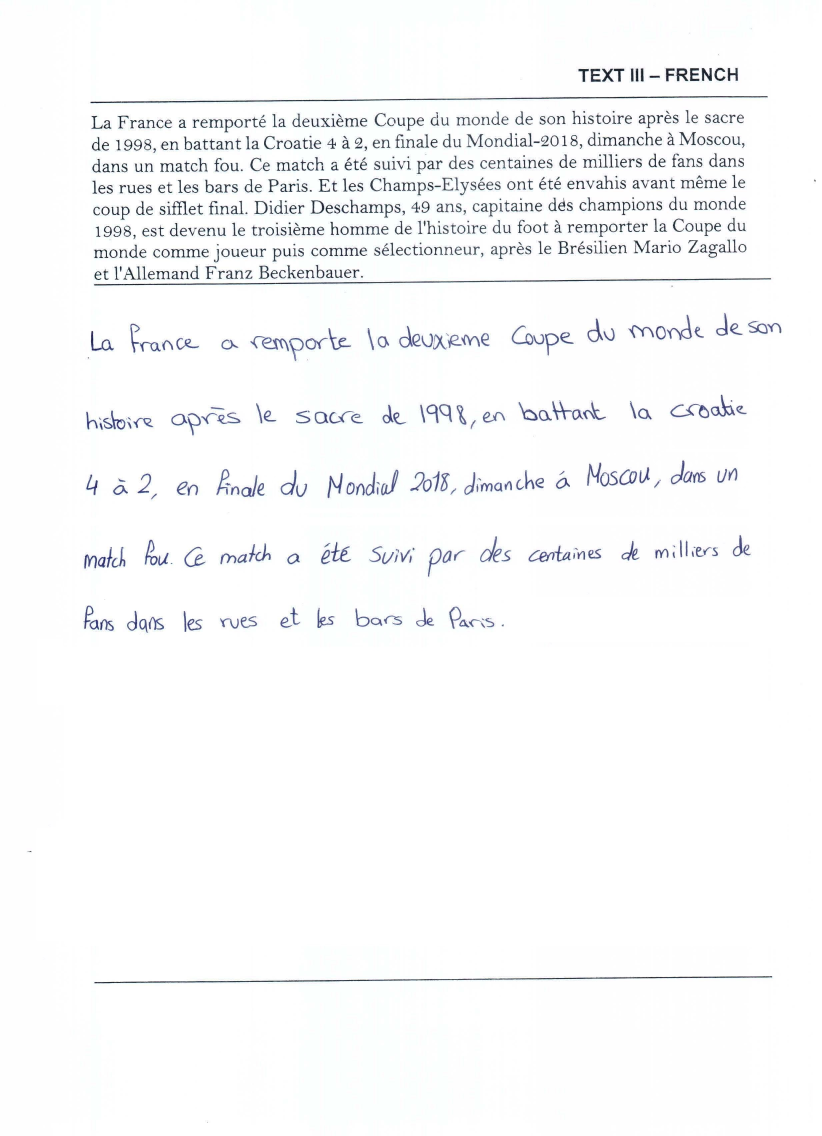
#> input picture experiments/test.jpeg, 2464 x 3408 px (shown at 1/3 size)
$ python written_part_extraction.py --img_path test.jpeg
#> lines starting #> are read from the running program, lines starting #| are printed output that depends on the picture
#> further down, img is the input picture: shape (3408, 2464, 3); mean B, G, R 249.7, 249.1, 248.4
import cv2 as cv
import numpy as np
from skimage.transform import probabilistic_hough_line
import time
from matplotlib import pyplot as plt
import argparse

def written_extraction(img):
    """
    written_extraction
    ...

    extract the hand written part of the image
    ...

    Attributes
    ----------
    img : numpy array
        the rgb image to work with
    """
    #first convert the img to grayscale
    gray = cv.cvtColor(img,cv.COLOR_BGR2GRAY)
    #get the edges of the img using canny edge detection
    edges = cv.Canny(gray,50,200)
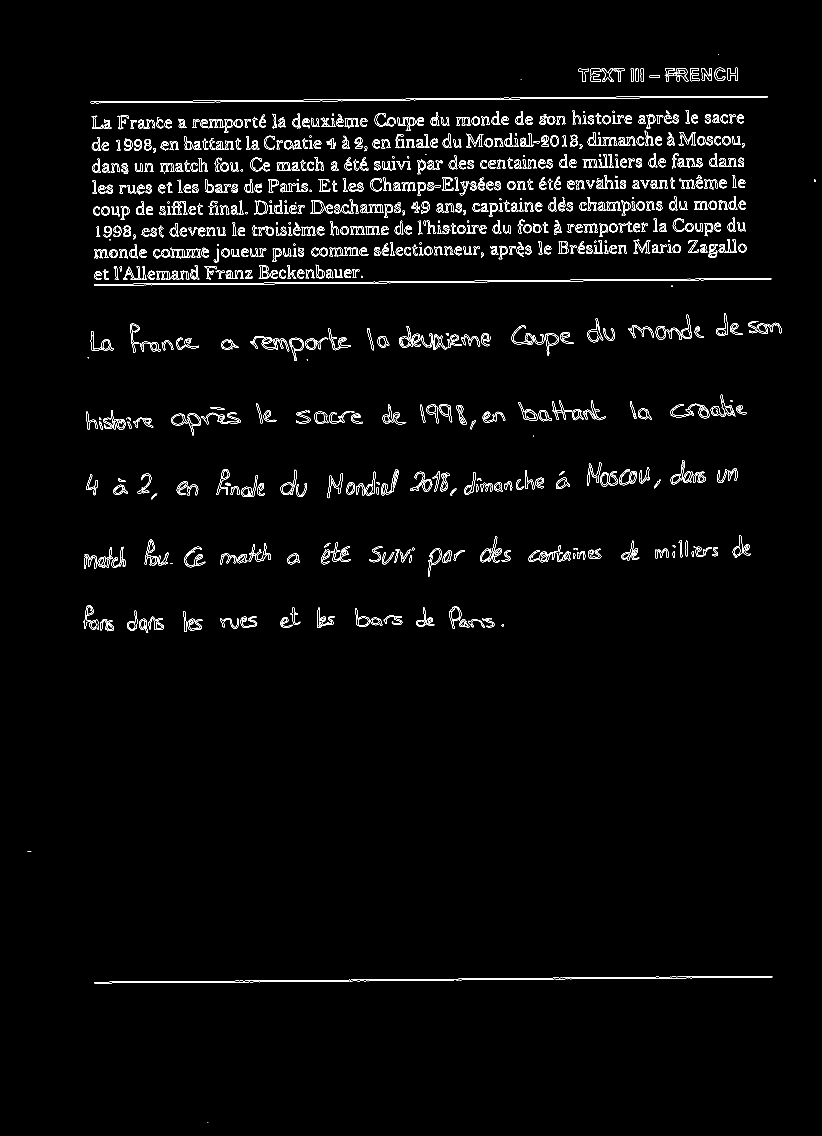
#> edges: shape (3408, 2464) (shown at 1/3 size); 1.6% white in thin lines or dots
    # extract all lines in the image
    lines = cv.HoughLinesP(edges,1,np.pi/180 ,threshold=8, minLineLength=80,maxLineGap=1)
#> lines = 21 rows, first 6: [1921, 837, 2062, 837], [911, 299, 1063, 299], [1385, 2939, 1466, 2939], [2120, 288, 2302, 288], [1783, 294, 1918, 294], [1136, 845, 1218, 845]
    # hold the horizontal lines
    horizontal_rows = []
    # loop over the found lines to get the horizontal ones
    for line in lines:
        # take the horizntal line starting from the second one
        if (line[0][1] - line[0][3] <20 and line[0][1] > 420):
            horizontal_rows.append(line[0][1])
#> this loop made 21 passes
#> line on passes 1 to 12: [[1921, 837, 2062, 837]], [[911, 299, 1063, 299]], [[1385, 2939, 1466, 2939]], [[2120, 288, 2302, 288]], [[1783, 294, 1918, 294]], [[1136, 845, 1218, 845]], [[943, 2940, 1046, 2940]], [[573, 850, 668, 850]], [[1910, 2934, 2058, 2934]], [[2222, 838, 2312, 838]], [[442, 2944, 568, 2944]], [[1218, 296, 1312, 296]]
#> after the loop, horizontal_rows = [837, 2939, 845, 2940, 850, 2934, 838, 2944, 2938, 2933, 2937, 2945, 2929, 835, 2946, 2932]
    # sort the lines to take the first and last one
    horizontal_rows.sort()
    # crop the image based on the horizontal lines with margin 20 pixels up and down
    return img[horizontal_rows[0]+20:horizontal_rows[-1]-20][:]
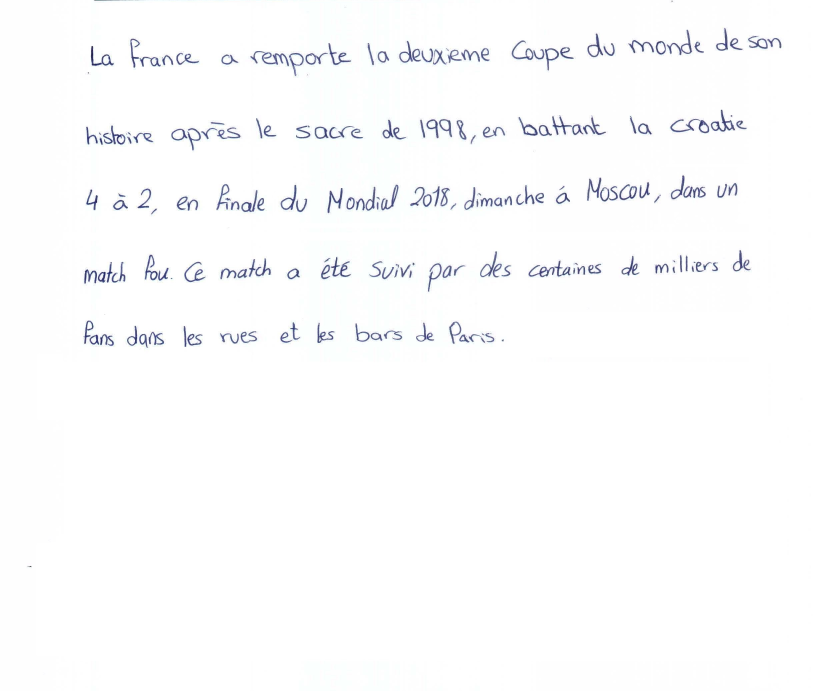
#> returned value: shape (2071, 2464, 3) (shown at 1/3 size); mean of channels 0, 1, 2 252.4, 251.7, 251.3; drawn as B, G, R


if __name__ == "__main__":
    # arguments parsing
    argparser = argparse.ArgumentParser(description=__doc__)
    argparser.add_argument('-p', '--img_path', type=str, help='path to the image')

    args = argparser.parse_args()
    # read the image
    try:
        img = cv.imread(args.img_path)
    except:
        print("path not exists")
    #start timer to get the execution time
    start_time = time.time()
    # extract the hand written parts
    result = written_extraction(img)
    # print the time algorithm takes
    print("extraction done in  %s seconds" % (time.time() - start_time))
    # plot the result
    plt.imshow(result)
    plt.show()
